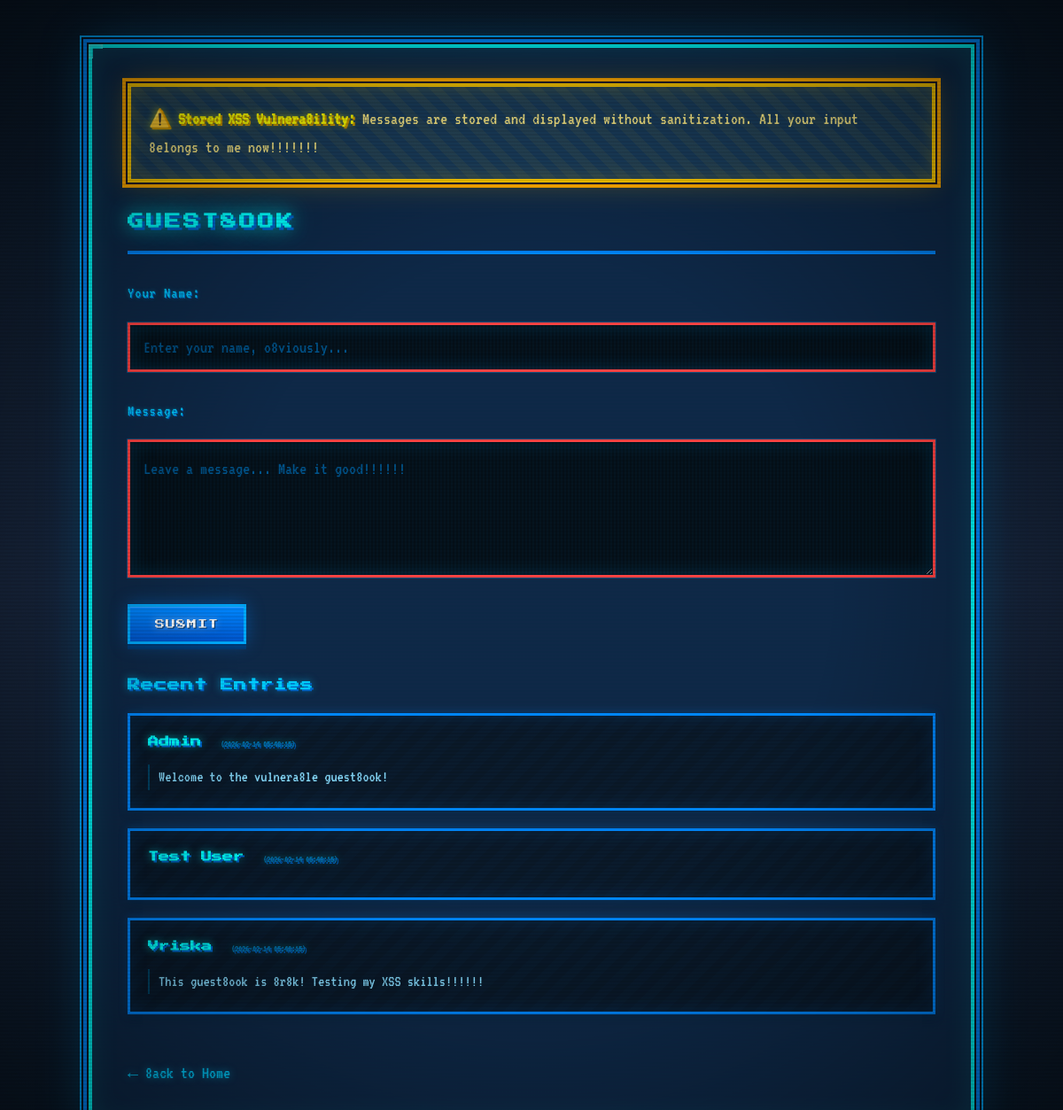
Page /guestbook.php on the committed database.
### tables this page shows
CREATE TABLE IF NOT EXISTS guestbook (
    id INT AUTO_INCREMENT PRIMARY KEY,
    name VARCHAR(255) NOT NULL,
    message TEXT NOT NULL,
    created_at TIMESTAMP DEFAULT CURRENT_TIMESTAMP,
    INDEX idx_created_at (created_at)
);

### guestbook.php (the view, shortened to what this page needs)
<!DOCTYPE html>
<html lang="en">
<head>
    <link rel="stylesheet" href="retro-style.css">
</head>
<body>
    <div class="container">
        <div class="warning">
            <strong>⚠️ Stored XSS Vulnera8ility:</strong> Messages are stored and displayed without sanitization. All your input 8elongs to me now!!!!!!!
        </div>
        <h1>Guest8ook</h1>
        <form method="POST" action="guestbook.php">
            <label for="name">Your Name:</label>
            <input type="text" id="name" name="name" placeholder="Enter your name, o8viously..." required>
            <label for="message">Message:</label>
            <textarea id="message" name="message" rows="4" placeholder="Leave a message... Make it good!!!!!!" required></textarea>
            <button type="submit">Su8mit</button>
        </form>
        <h2>Recent Entries</h2>
        <?php
        require_once 'db_config.php';
        try {
            $stmt = $pdo->query("SELECT name, message, created_at FROM guestbook ORDER BY created_at DESC LIMIT 50");
            $entries = $stmt->fetchAll();
            if (count($entries) > 0) {
                foreach ($entries as $entry) {
                    echo '<div class="entry">';
                    echo '<div class="entry-name">' . $entry['name'] . ' <small>(' . $entry['created_at'] . ')</small></div>';
                    echo '<div class="entry-message">' . $entry['message'] . '</div>';
                    echo '</div>';
                }
            } else {
                echo '<p>No entries yet. 8e the first to sign the guest8ook!</p>';
            }
        } catch (PDOException $e) {
            echo '<p style="color: #ff4444;">Data8ase error!!!!!!: ' . $e->getMessage() . '</p>';
        }
        ?>
        <div class="back-link">
            <a href="index.php">← 8ack to Home</a>
        </div>
    </div>
</body>
</html>

### rows in the picture
guestbook: name "Admin", created_at "2026-02-14 05:48:15", message "Welcome to the vulnera8le guest8ook!"
guestbook: name "Test User", created_at "2026-02-14 05:48:15"
guestbook: name "Vriska", created_at "2026-02-14 05:48:15", message "This guest8ook is 8r8k! Testing my XSS skills!!!!!!"
